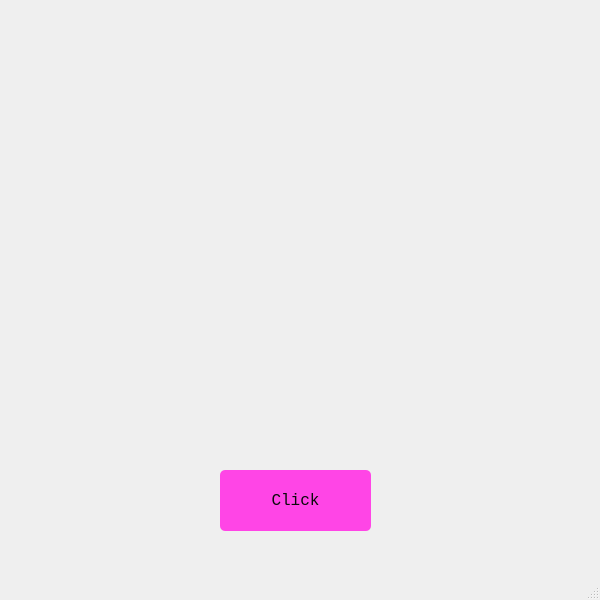
<?xml version="1.0" encoding="UTF-8"?>
<ui version="4.0">
 <class>MainWindow</class>
 <widget class="QMainWindow" name="MainWindow">
  <property name="geometry">
   <rect>
    <x>0</x>
    <y>0</y>
    <width>600</width>
    <height>600</height>
   </rect>
  </property>
  <property name="windowTitle">
   <string>Git и случайные окружности</string>
  </property>
  <property name="styleSheet">
   <string notr="true">MainWindow {
	background-color: rgb(10, 10, 10);
}

QPushButton {
	color: rgb(10, 10, 10);
	background-color: rgb(255, 69, 230);
	border-style: solid;
	border-radius: 5px;
}</string>
  </property>
  <widget class="QWidget" name="centralwidget">
   <widget class="QPushButton" name="pushButton">
    <property name="geometry">
     <rect>
      <x>220</x>
      <y>470</y>
      <width>151</width>
      <height>61</height>
     </rect>
    </property>
    <property name="font">
     <font>
      <family>Monospace</family>
      <pointsize>12</pointsize>
      <weight>50</weight>
      <italic>false</italic>
      <bold>false</bold>
     </font>
    </property>
    <property name="text">
     <string>Click</string>
    </property>
   </widget>
  </widget>
  <widget class="QStatusBar" name="statusbar"/>
 </widget>
 <resources/>
 <connections/>
</ui>
